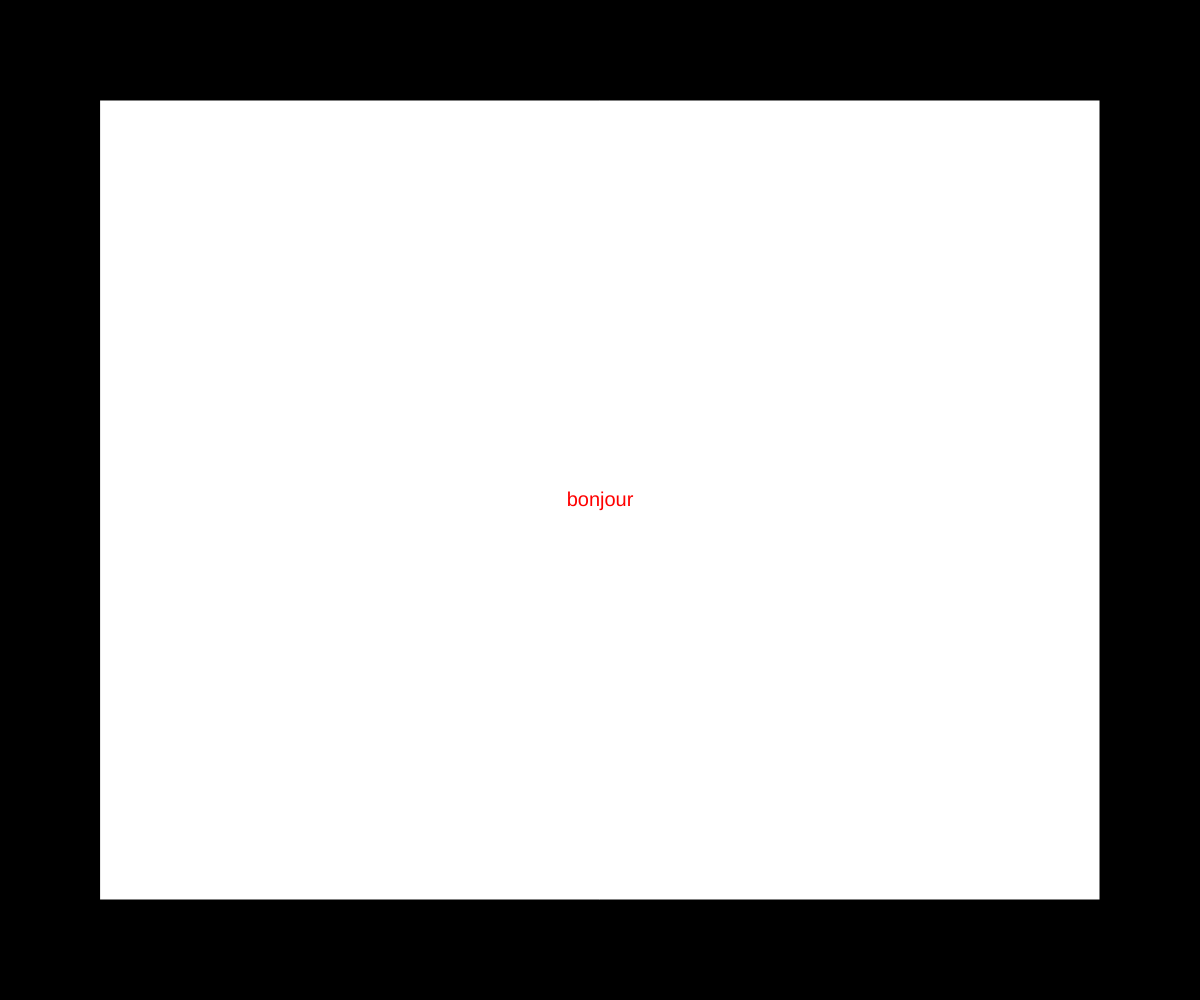
Frame 1 (no input)
Frame 60 (no input): identical to frame 1, image omitted
Frame 120 (the mouse pressed at the canvas centre since frame 60): identical to frame 1, image omitted

The p5.js sketch that drew this single still picture (run headless with seeded random() and noise() and a simulated clock; from frame 60 on, the mouse is pressed at the canvas centre):

// p5.js sketch
// ── sketch.js
function setup() {
  //créer un canvas qui n'a pas de taille définie avec un carde
  createCanvas(windowWidth, windowHeight);
  background(0); 
}




function draw() {
  background(0);
fill(255);
  rect(100,100,width -2*100, height-2*100);

fill(255,0,0);
  textAlign(CENTER, CENTER);
  textSize(20);
  text("bonjour",width/2,height/2);
}




function windowResized() {
  // put drawing code here
  resizeCanvas(windowWidth, windowHeight);
}
